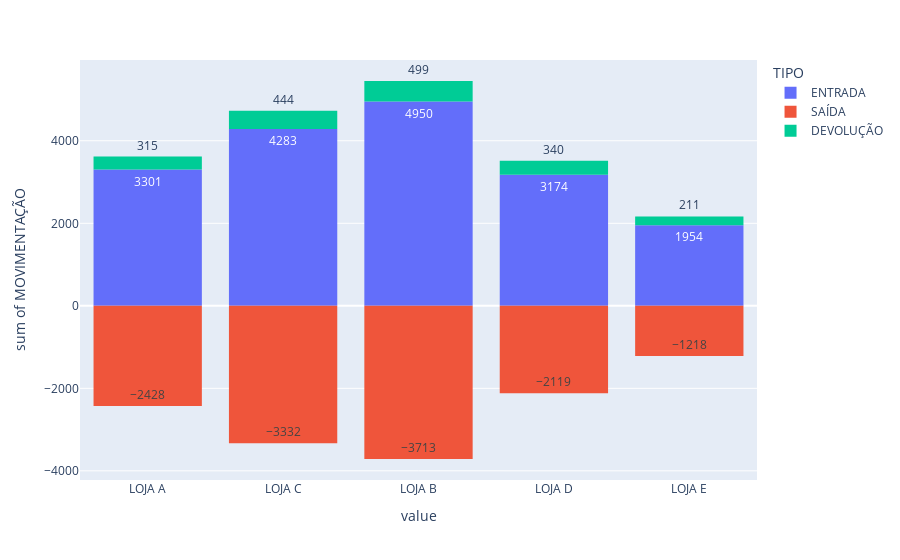

The cell this chart's notebook holds for it:
### Code cell
px.histogram(base,x=["TIPO","ID LOJA"],y="MOVIMENTAÇÃO",text_auto=True,color="TIPO")

### Figure 1 — Plotly figure (JSON) as saved in the notebook; plotly's stock layout.template omitted (floating-point values rounded to 4 significant figures; data arrays with more than 128 entries replaced by an {"elided": "..."} marker saying what was removed)
{"data": [{"alignmentgroup": "True", "bingroup": "x", "histfunc": "sum", "hovertemplate": "TIPO=ENTRADA<br>value=%{x}<br>sum of MOVIMENTAÇÃO=%{y}<extra></extra>", "legendgroup": "ENTRADA", "marker": {"color": "#636efa", "pattern": {"shape": ""}}, "name": "ENTRADA", "offsetgroup": "ENTRADA", "orientation": "v", "showlegend": true, "texttemplate": "%{value}", "type": "histogram", "x": {"elided": "8134 str values"}, "xaxis": "x", "y": {"elided": "8134 int values"}, "yaxis": "y"}, {"alignmentgroup": "True", "bingroup": "x", "histfunc": "sum", "hovertemplate": "TIPO=SAÍDA<br>value=%{x}<br>sum of MOVIMENTAÇÃO=%{y}<extra></extra>", "legendgroup": "SAÍDA", "marker": {"color": "#EF553B", "pattern": {"shape": ""}}, "name": "SAÍDA", "offsetgroup": "SAÍDA", "orientation": "v", "showlegend": true, "texttemplate": "%{value}", "type": "histogram", "x": {"elided": "6021 str values"}, "xaxis": "x", "y": {"elided": "6021 int values"}, "yaxis": "y"}, {"alignmentgroup": "True", "bingroup": "x", "histfunc": "sum", "hovertemplate": "TIPO=DEVOLUÇÃO<br>value=%{x}<br>sum of MOVIMENTAÇÃO=%{y}<extra></extra>", "legendgroup": "DEVOLUÇÃO", "marker": {"color": "#00cc96", "pattern": {"shape": ""}}, "name": "DEVOLUÇÃO", "offsetgroup": "DEVOLUÇÃO", "orientation": "v", "showlegend": true, "texttemplate": "%{value}", "type": "histogram", "x": {"elided": "845 str values"}, "xaxis": "x", "y": {"elided": "845 int values"}, "yaxis": "y"}], "layout": {"barmode": "relative", "legend": {"title": {"text": "TIPO"}, "tracegroupgap": 0}, "margin": {"t": 60}, "xaxis": {"anchor": "y", "domain": [0, 1], "title": {"text": "value"}}, "yaxis": {"anchor": "x", "domain": [0, 1], "title": {"text": "sum of MOVIMENTAÇÃO"}}}}
